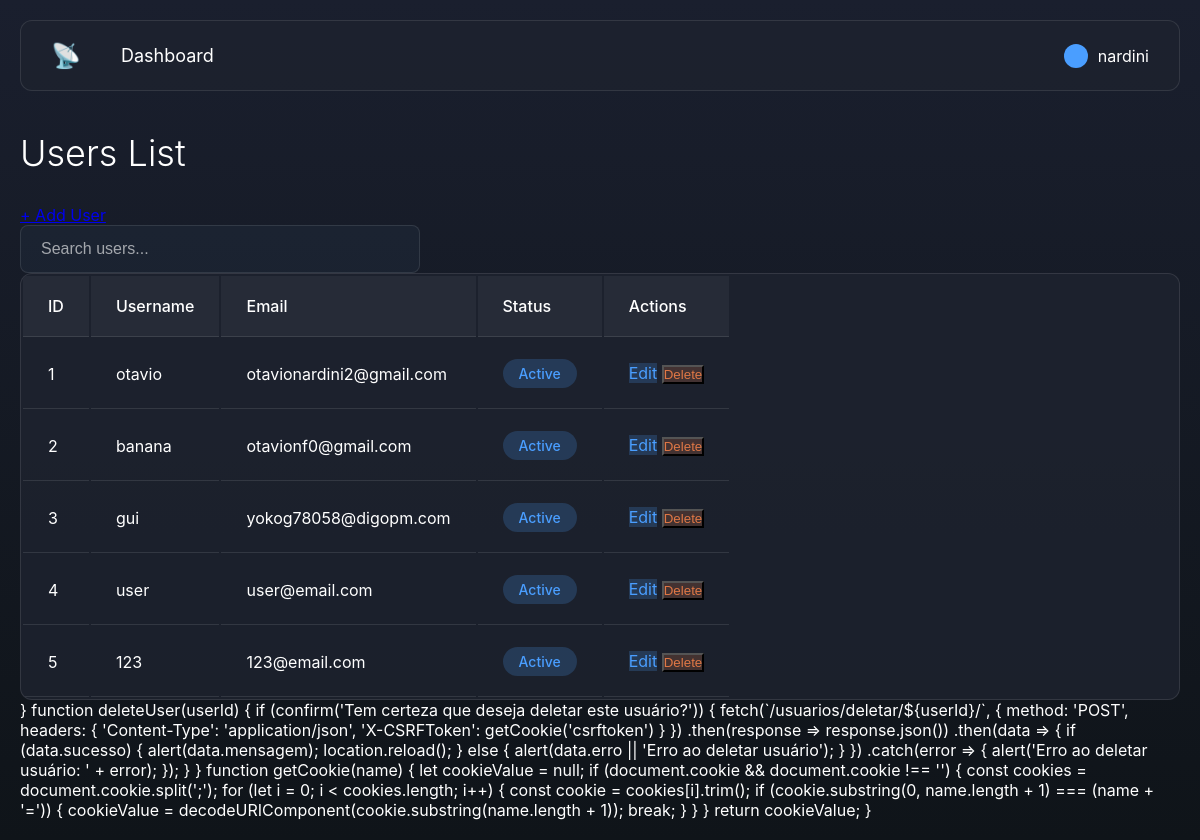
The app's page /pt-br/usuarios/ (signed in), older data.
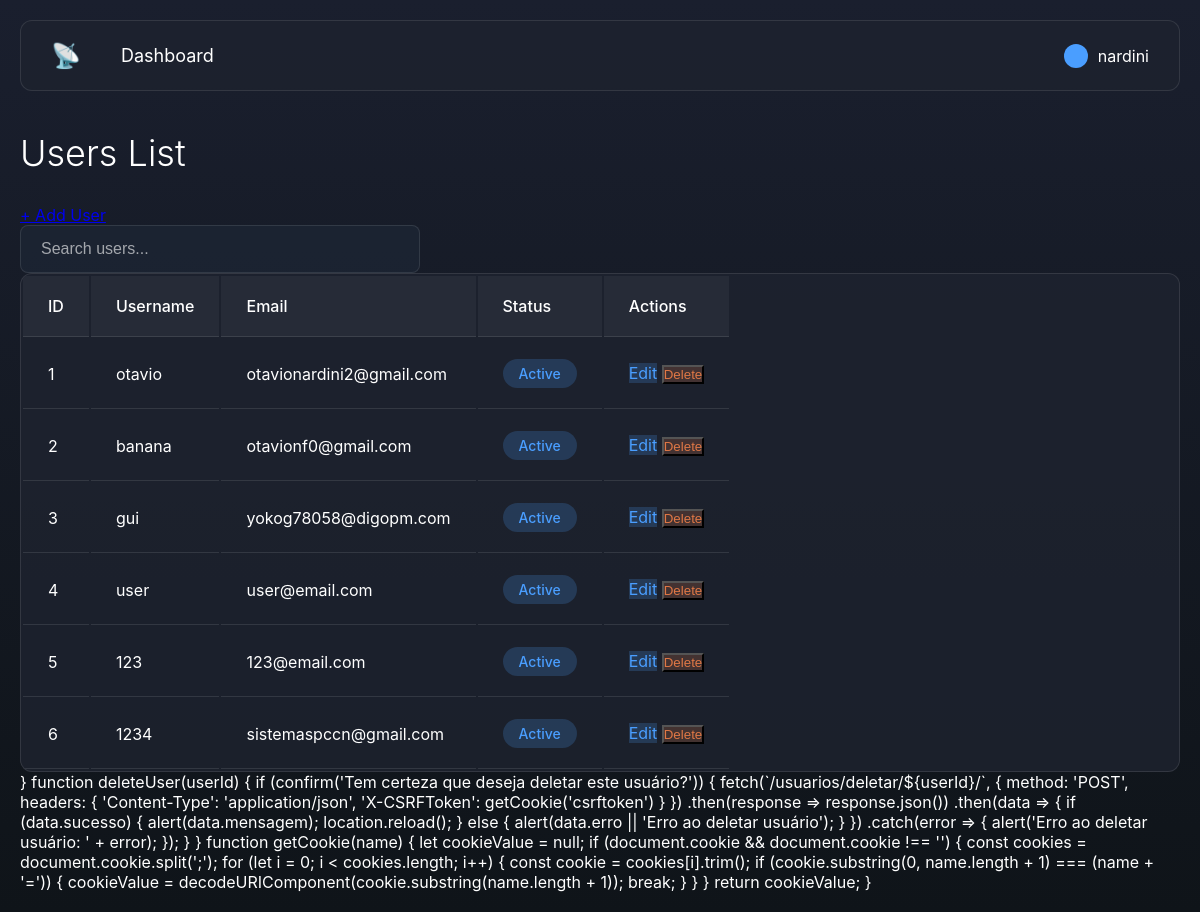
The same page, newer data.
### app_wifi_scanner/models.py (models this page shows, shortened)
class Usuario(models.Model):
    id_usuario = models.AutoField(primary_key=True)
    nome = models.CharField(max_length=100)
    email = models.EmailField(max_length=100, unique=True, default='sem-email@example.com')
    senha = models.CharField(max_length=100)

### app_wifi_scanner/views.py (the view)
# urls.py: path('usuarios/', views.usuarios, name='usuarios'),
def usuarios(request):
    if 'usuario_id' not in request.session:
        return redirect('login')
    usuarios = {'usuarios': Usuario.objects.all()}
    return render(request, 'usuarios/usuarios.html', usuarios)

### app_wifi_scanner/templates/usuarios/usuarios.html (shortened to what this page needs)
{% load static %}
<!DOCTYPE html>
<html lang="pt-BR">
<head>
    <link rel="stylesheet" href="{% static 'css/theme.css' %}">
</head>
<body>
    <div class="container">
        <div class="header">
            <div class="nav">
                <div class="logo">📡</div>
                <a href="{% url 'home' %}" class="nav-item">Dashboard</a>
            </div>
            <div class="user">
                <div class="user-icon"></div>
                <span>{{ request.user.username }}</span>
            </div>
        </div>
        <div class="title-section">
            <h1>Users List</h1>
            <a href="{% url 'cadastro' %}" class="add-user-btn">+ Add User</a>
        </div>
        <div class="search-bar">
            <input type="text" class="search-input" id="searchInput" placeholder="Search users..." onkeyup="filterUsers()">
        </div>
        <div class="users-table">
            <table>
                <thead>
                    <tr>
                        <th>ID</th>
                        <th>Username</th>
                        <th>Email</th>
                        <th>Status</th>
                        <th>Actions</th>
                    </tr>
                </thead>
                <tbody id="usersTableBody">
                    {% if usuarios %}
                        {% for usuario in usuarios %}
                        <tr>
                            <td>{{ usuario.id_usuario }}</td>
                            <td>{{ usuario.nome }}</td>
                            <td>{{ usuario.email }}</td>
                            <td><span class="status active">Active</span></td>
                            <td>
                                <div class="actions">
                                    <a href="{% url 'editar_usuario' usuario.id_usuario %}" class="action-btn edit-btn" style="text-decoration: none;">Edit</a>
                                    <button class="action-btn delete-btn" onclick="deleteUser({{ usuario.id_usuario }})">Delete</button>
                                </div>
                            </td>
                        </tr>
                        {% endfor %}
                    {% else %}
                        <tr>
                            <td colspan="5" class="no-users">
                                No users registered yet. Click "+ Add User" to register your first user.
                            </td>
                        </tr>
                    {% endif %}
                </tbody>
            </table>
        </div>
    </div>
        }
        function deleteUser(userId) {
            if (confirm('Tem certeza que deseja deletar este usuário?')) {
                fetch(`/usuarios/deletar/${userId}/`, {
                    method: 'POST',
                    headers: {
                        'Content-Type': 'application/json',
                        'X-CSRFToken': getCookie('csrftoken')
                    }
                })
                .then(response => response.json())
                .then(data => {
                    if (data.sucesso) {
                        alert(data.mensagem);
                        location.reload();
                    } else {
                        alert(data.erro || 'Erro ao deletar usuário');
                    }
                })
                .catch(error => {
                    alert('Erro ao deletar usuário: ' + error);
                });
            }
        }
        function getCookie(name) {
            let cookieValue = null;
            if (document.cookie && document.cookie !== '') {
                const cookies = document.cookie.split(';');
                for (let i = 0; i < cookies.length; i++) {
                    const cookie = cookies[i].trim();
                    if (cookie.substring(0, name.length + 1) === (name + '=')) {
                        cookieValue = decodeURIComponent(cookie.substring(name.length + 1));
                        break;
                    }
                }
            }
            return cookieValue;
        }
</body>
</html>

Row changes from the older to the newer data that the page shows:
added Usuario: id_usuario "6", nome "1234", email "sistemaspccn@gmail.com"
